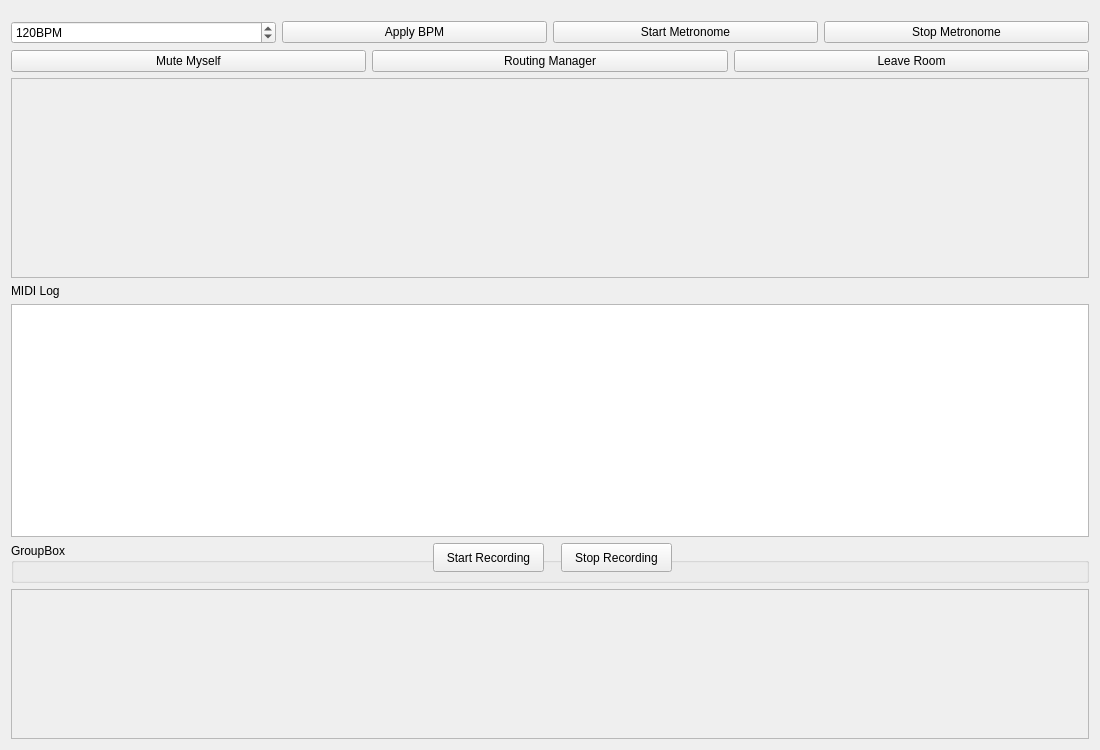
<?xml version="1.0" encoding="UTF-8"?>
<ui version="4.0">
 <class>roomwindow</class>
 <widget class="QWidget" name="roomwindow">
  <property name="geometry">
   <rect>
    <x>0</x>
    <y>0</y>
    <width>1100</width>
    <height>750</height>
   </rect>
  </property>
  <property name="sizePolicy">
   <sizepolicy hsizetype="Preferred" vsizetype="Preferred">
    <horstretch>0</horstretch>
    <verstretch>0</verstretch>
   </sizepolicy>
  </property>
  <property name="minimumSize">
   <size>
    <width>1100</width>
    <height>750</height>
   </size>
  </property>
  <property name="maximumSize">
   <size>
    <width>1100</width>
    <height>900</height>
   </size>
  </property>
  <property name="windowTitle">
   <string>Form</string>
  </property>
  <layout class="QVBoxLayout" name="verticalLayout_2">
   <item>
    <layout class="QHBoxLayout" name="horizontalLayout_3">
     <property name="topMargin">
      <number>10</number>
     </property>
     <item>
      <widget class="QSpinBox" name="bpmSpinBox">
       <property name="suffix">
        <string>BPM</string>
       </property>
       <property name="minimum">
        <number>40</number>
       </property>
       <property name="maximum">
        <number>240</number>
       </property>
       <property name="value">
        <number>120</number>
       </property>
      </widget>
     </item>
     <item>
      <widget class="QPushButton" name="applyBpmButton">
       <property name="text">
        <string>Apply BPM</string>
       </property>
      </widget>
     </item>
     <item>
      <widget class="QPushButton" name="startMetronomeButton">
       <property name="text">
        <string>Start Metronome</string>
       </property>
      </widget>
     </item>
     <item>
      <widget class="QPushButton" name="stopMetronomeButton">
       <property name="text">
        <string>Stop Metronome</string>
       </property>
      </widget>
     </item>
    </layout>
   </item>
   <item>
    <layout class="QHBoxLayout" name="horizontalLayout">
     <item>
      <widget class="QPushButton" name="muteButton">
       <property name="text">
        <string>Mute Myself</string>
       </property>
      </widget>
     </item>
     <item>
      <widget class="QPushButton" name="routingmanagerButton">
       <property name="text">
        <string>Routing Manager</string>
       </property>
      </widget>
     </item>
     <item>
      <widget class="QPushButton" name="LeaveButton">
       <property name="text">
        <string>Leave Room</string>
       </property>
      </widget>
     </item>
    </layout>
   </item>
   <item>
    <widget class="QScrollArea" name="scrollArea">
     <property name="maximumSize">
      <size>
       <width>16777215</width>
       <height>200</height>
      </size>
     </property>
     <property name="widgetResizable">
      <bool>true</bool>
     </property>
     <widget class="QWidget" name="scrollAreaWidgetContents">
      <property name="geometry">
       <rect>
        <x>0</x>
        <y>0</y>
        <width>1080</width>
        <height>198</height>
       </rect>
      </property>
      <layout class="QVBoxLayout" name="verticalLayout_3">
       <item>
        <layout class="QVBoxLayout" name="uservelocityLayout"/>
       </item>
      </layout>
     </widget>
    </widget>
   </item>
   <item>
    <widget class="QLabel" name="loglabel">
     <property name="text">
      <string>MIDI Log</string>
     </property>
    </widget>
   </item>
   <item>
    <widget class="QTextEdit" name="logArea"/>
   </item>
   <item>
    <widget class="QGroupBox" name="buttonsgroupBox">
     <property name="minimumSize">
      <size>
       <width>0</width>
       <height>40</height>
      </size>
     </property>
     <property name="title">
      <string>GroupBox</string>
     </property>
     <widget class="QPushButton" name="StopButton">
      <property name="geometry">
       <rect>
        <x>550</x>
        <y>0</y>
        <width>111</width>
        <height>29</height>
       </rect>
      </property>
      <property name="text">
       <string>Stop Recording</string>
      </property>
     </widget>
     <widget class="QPushButton" name="StartButton">
      <property name="geometry">
       <rect>
        <x>422</x>
        <y>0</y>
        <width>111</width>
        <height>29</height>
       </rect>
      </property>
      <property name="text">
       <string>Start Recording</string>
      </property>
     </widget>
    </widget>
   </item>
   <item>
    <widget class="QScrollArea" name="pianoScrollArea">
     <property name="sizePolicy">
      <sizepolicy hsizetype="Fixed" vsizetype="Fixed">
       <horstretch>0</horstretch>
       <verstretch>0</verstretch>
      </sizepolicy>
     </property>
     <property name="minimumSize">
      <size>
       <width>0</width>
       <height>150</height>
      </size>
     </property>
     <property name="maximumSize">
      <size>
       <width>1200</width>
       <height>300</height>
      </size>
     </property>
     <property name="widgetResizable">
      <bool>true</bool>
     </property>
     <widget class="QWidget" name="scrollAreaWidgetContents_2">
      <property name="geometry">
       <rect>
        <x>0</x>
        <y>0</y>
        <width>1080</width>
        <height>148</height>
       </rect>
      </property>
     </widget>
    </widget>
   </item>
  </layout>
 </widget>
 <resources/>
 <connections/>
</ui>
